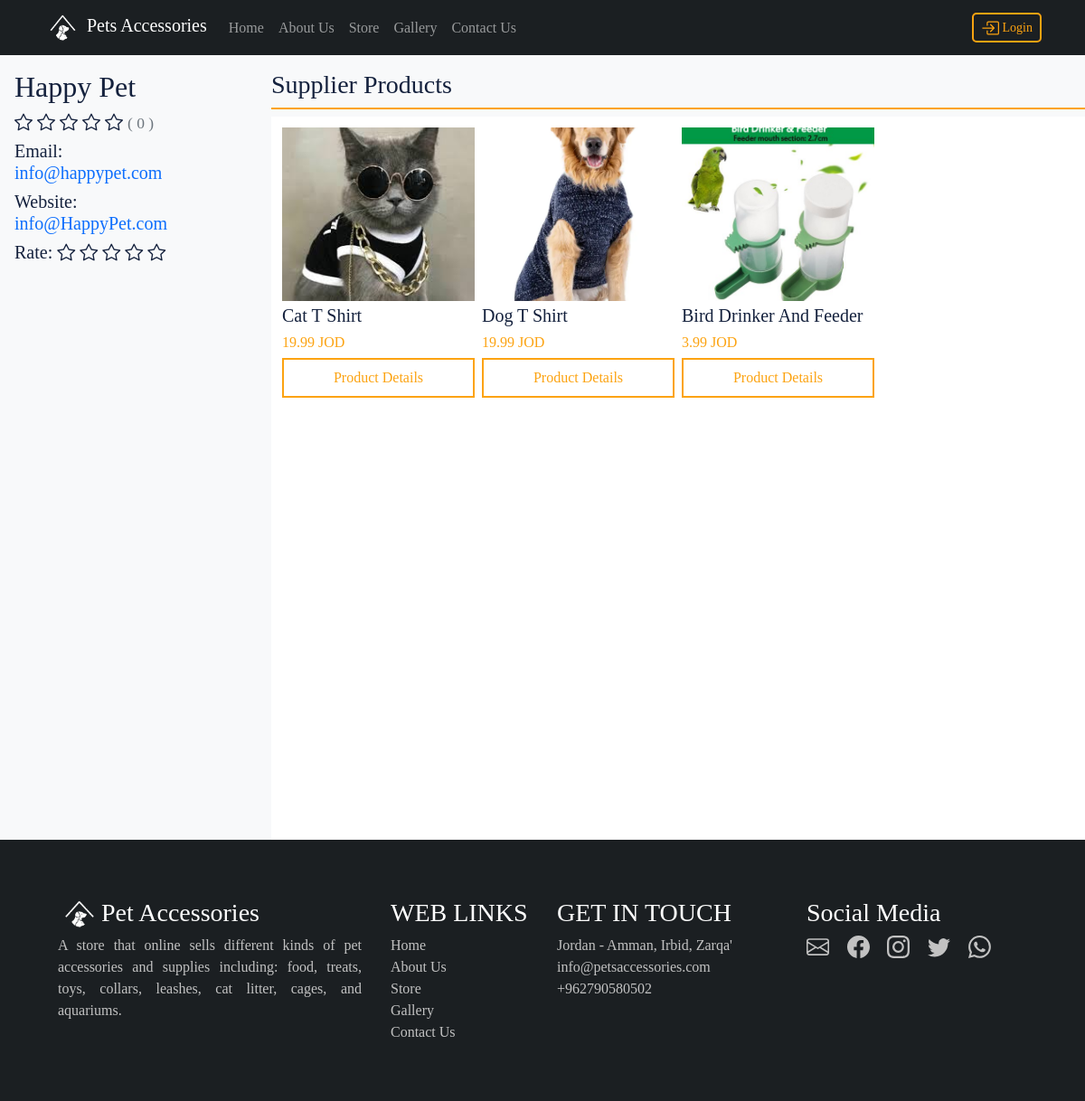
The app's page /petaccesories/brand?brandId=4 with its own data.
### tables this page shows
CREATE TABLE IF NOT EXISTS `brand` (
  `id` int(11) NOT NULL AUTO_INCREMENT,
  `name` varchar(30) NOT NULL,
  `email` varchar(50) NOT NULL,
  `website` text NOT NULL,
  `rating` float NOT NULL DEFAULT '0',
  `num_of_raters` int(11) NOT NULL DEFAULT '0',
  PRIMARY KEY (`id`)
);

CREATE TABLE IF NOT EXISTS `product` (
  `id` int(11) NOT NULL AUTO_INCREMENT,
  `brand_id` int(11) NOT NULL,
  `category_id` int(11) NOT NULL,
  `active` tinyint(1) NOT NULL DEFAULT '1',
  `sold` int(11) NOT NULL DEFAULT '0',
  `name` varchar(50) NOT NULL,
  `image` text NOT NULL,
  `description` text,
  `price` float NOT NULL,
  `quantity` int(11) NOT NULL,
  `created_at` timestamp NOT NULL DEFAULT CURRENT_TIMESTAMP,
  PRIMARY KEY (`id`),
  KEY `category_id` (`category_id`),
  KEY `brand_id` (`brand_id`)
);

### petaccesories/modules/DB.php (called while the page is built, shortened)
<?php
class DB
{
  protected static $servername;
  protected static $username;
  protected static $password;
  protected static $dbname;
  protected static function connect()
  {
    self::$servername = "localhost";
    self::$username = "root";
    self::$password = "";
    self::$dbname = "petaccessories";
    $conn = new mysqli(self::$servername, self::$username, self::$password, self::$dbname);
    return $conn;
  }
  protected static function getQueryResults($sql){
    $result = mysqli_query(self::connect(), $sql);
    return mysqli_fetch_all($result, MYSQLI_ASSOC);
  }
}

### petaccesories/modules/Brand.php (called while the page is built, shortened)
<?php
class Brand extends DB
{
  public static function getBrand($brandId)
  {
    return self::getQueryResults("SELECT * FROM brand where id = $brandId");
  }
  public static function getBrandName($brandId)
  {
    return self::getQueryResults("SELECT * FROM brand where id = $brandId")[0]['name'];
  }
}

### petaccesories/modules/Rating.php (called while the page is built, shortened)
<?php
class Rating extends DB
{
    public static function getBrandRatingInfo($brandId){
        return self::getQueryResults("SELECT rating, num_of_raters FROM brand where id = {$brandId}")[0];
    }
}

### petaccesories/modules/Product.php (called while the page is built, shortened)
<?php
class Product extends DB
{
  public static function viewSupplierProducts($brandId)
  {
    return self::getQueryResults("SELECT * FROM product where `brand_id` = $brandId AND active = 1 ORDER BY created_at DESC");
  }
}

### petaccesories/brand.php (the view, shortened to what this page needs)
<?php
$brand = brand::getBrand($_GET['brandId'])[0];
$products = Product::viewSupplierProducts($_GET['brandId']);
$brandRatingInfo = Rating::getBrandRatingInfo($_GET['brandId']);
$rating = $brandRatingInfo['rating'];
$numOfRaters = $brandRatingInfo['num_of_raters'];
?>
<!DOCTYPE html>
<html lang="en" dir="auto">
<?php include('./templates/head.php') ?>
<body>
    <link rel="stylesheet" href="https://cdn.jsdelivr.net/npm/bootstrap-icons@1.8.2/font/bootstrap-icons.css">
    <?php include('./templates/nav.php') ?>
    <div class="row g-0 pt-3 bg-light">
        <div class="col-md-3 px-3 ">
            <h2 class="mb-2"><?= Brand::getBrandName($_GET['brandId']) ?></h2>
            <div class="mb-5">
                <h5>
                    <?php
                    for ($i = 1; $i <= 5; $i++) {
                        if ($i < $rating + 1) {
                            echo "<i class='bi bi-star-fill'></i> ";
                        } else {
                            echo "<i class='bi bi-star'></i> ";
                        }
                    }
                    echo "<small class='text-muted'>( $numOfRaters )</small>";
                    ?>
                </h5>
                <h5>Email: <br><a class="link-primary" href="mailto:<?= $brand['email'] ?>"><?= $brand['email'] ?></a></h5>
                <h5>Website: <br><a class="link-primary" href="<?= $brand['website'] ?>"><?= $brand['website'] ?></a></h5>
                <h5>
                    Rate:
                    <form class="d-inline" id="rateForm" name="rateForm" action="<?php echo $_SERVER['PHP_SELF']; ?>" method="post">
                        <?php for ($i = 1; $i <= 5; $i++) : ?>
                            <label for="rate<?= $i ?>"><i id="star<?= $i ?>" class='bi bi-star' style='cursor: pointer;'></i></label>
                        <?php endfor ?>
                    </form>
                </h5>
            </div>
        </div>
        <div class="col">
            <h3 class="">Supplier Products</h3>
            <hr class="m-0 mb-2 myCustomHr">
            <div id="productsSection" class="min-vh-100  justify-content-center align-items-start bg-white">
                <div class="row g-0 align-items-start p-2">
                    <?php foreach ($products as $product) : ?>
                        <div class="col-12 col-md-3 bg-white overflow-hidden p-1">
                            <img src="<?= $product['image'] ?>" class="categories mb-1 w-100" style="height: 12rem;">
                            <h5 class="text-truncate"><?= $product['name'] ?></h5>
                            <h6 class="price"><?= $product['price'] ?> JOD</h6>
                            <button class="btn myCustomBtn rounded-0 w-100 p-2" data-bs-toggle="modal" data-bs-target="#product<?= $product['id'] ?>">Product Details</button>
                        </div>
                    <?php endforeach ?>
                </div>
            </div>
        </div>
    </div>
    <?php include('./templates/footer.php') ?>
</body>
</html>

### records on screen
brand: name "Happy Pet", rating 0 (drawn), num_of_raters "0", email "info@happypet.com", website "info@HappyPet.com"
product: image (picture), name "Cat T Shirt", price "19.99"
product: image (picture), name "Dog T Shirt", price "19.99"
product: image (picture), name "Bird Drinker And Feeder", price "3.99"
